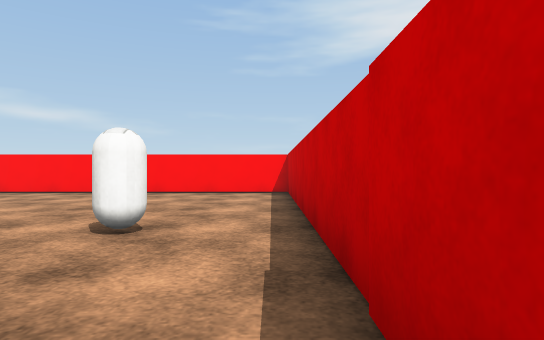
View 1 (above)

20 first-person views from a walk through a 3-D level made in the Unity game engine. The camera is 0.62 m above the floor, looks level and sees 75° across. The floor is counted in squares, 1 m on a side. Each view is taken from the middle of a square. On the plan, view 1 faces up. The plan holds only what a view shows up to about 10 squares ahead; the rest is blank. The player character is not drawn. Surface patterns are stand-ins for the level's own textures.

View 2
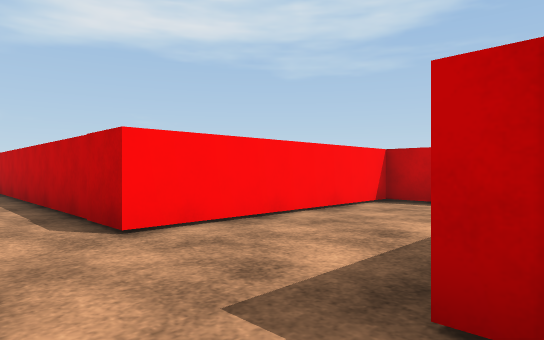

View 3
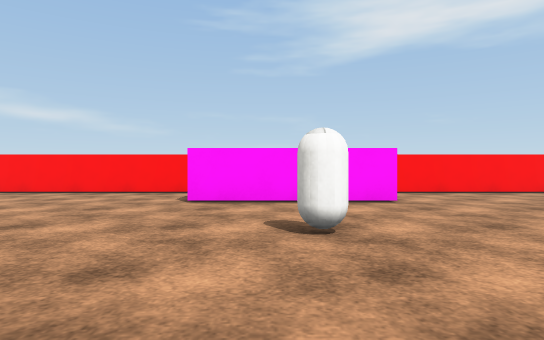

View 4
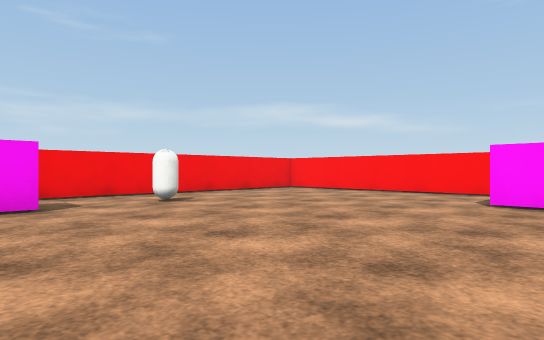

View 5
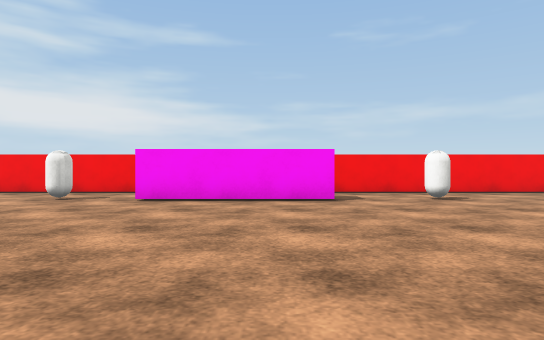

View 6
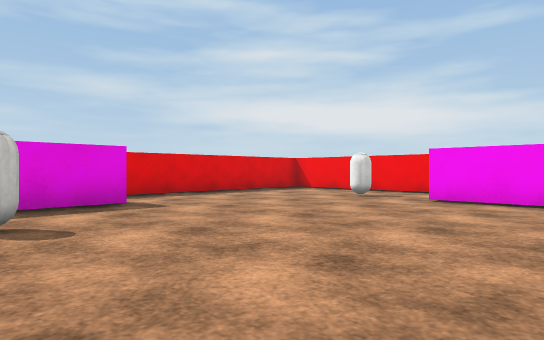

View 7
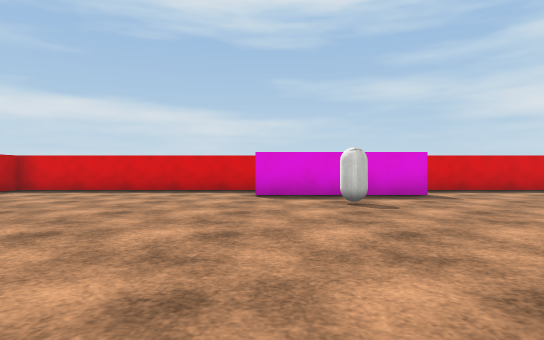

View 8
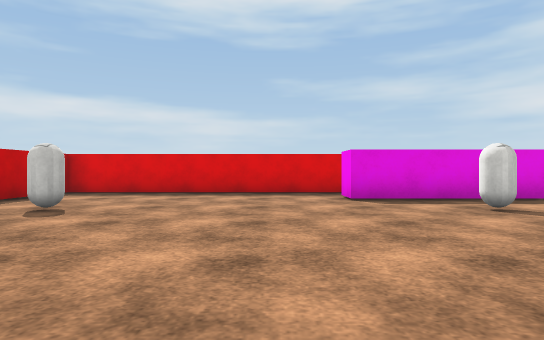

View 9
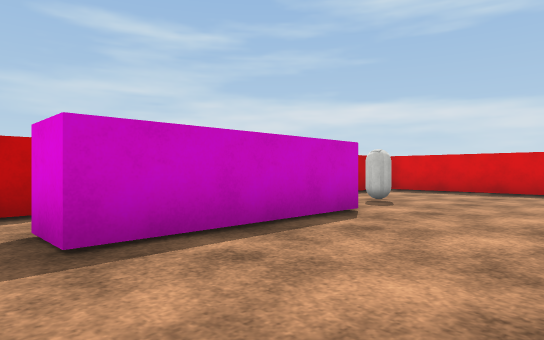

View 10
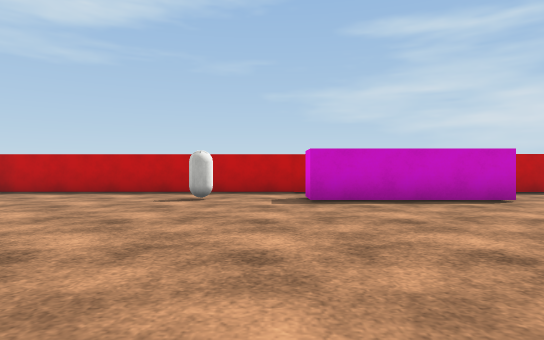

View 11
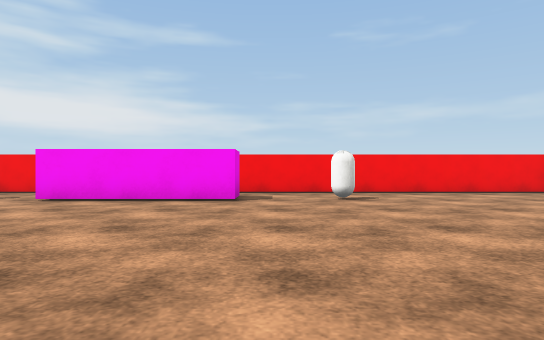

View 12
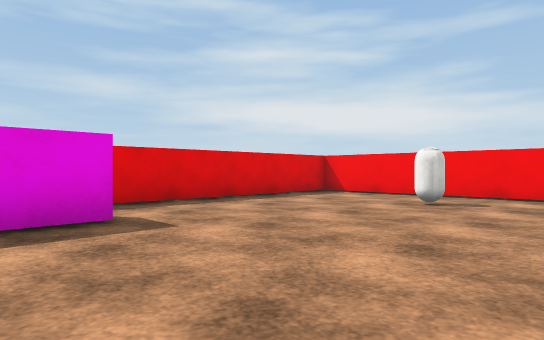

View 13
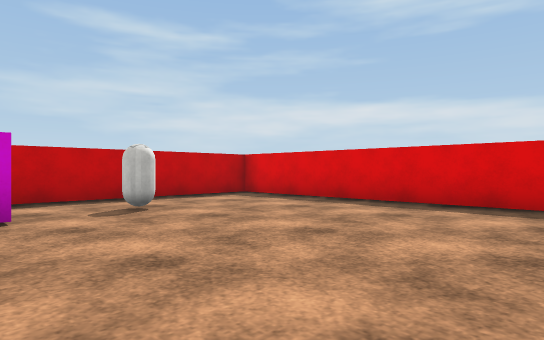

View 14
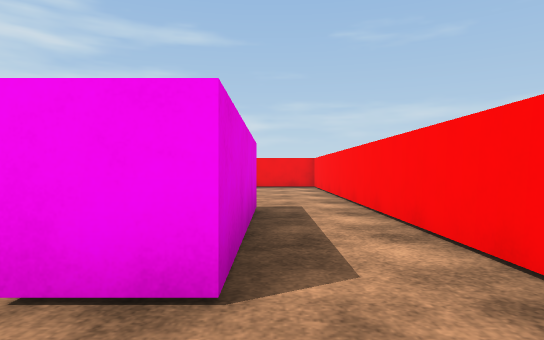

View 15
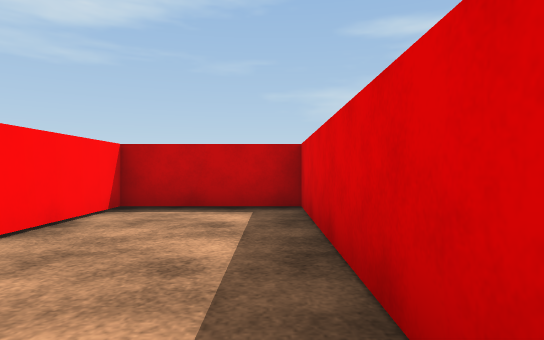

View 16
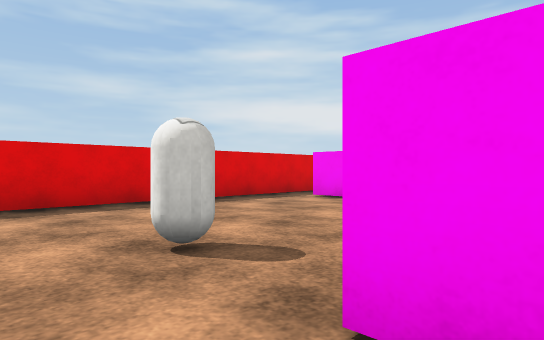

View 17
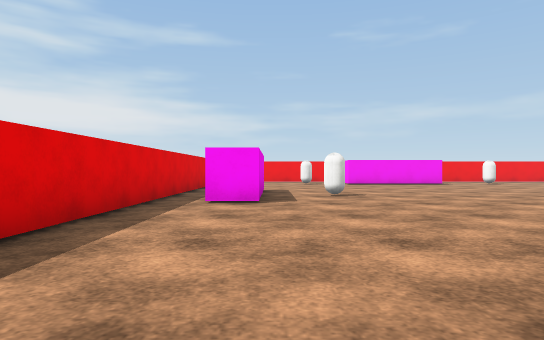

View 18
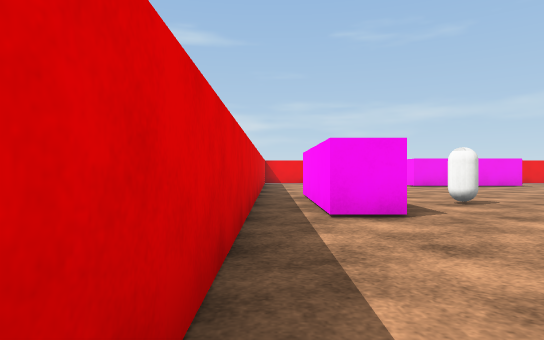

View 19
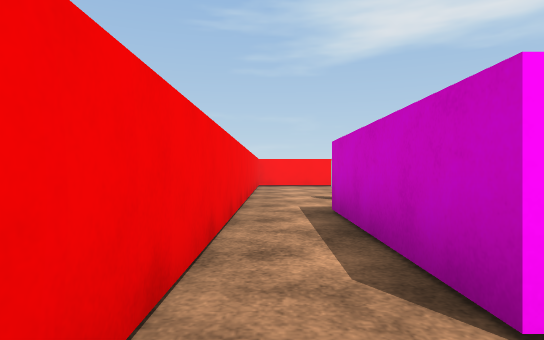

View 20
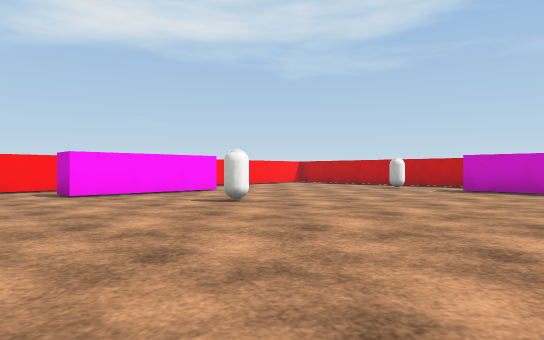

### Floor plan
Points are (right, up) in squares from view 1. A wall is a line through its corners. A room is listed if a view was taken in it or the views show most of it. See-through windows are left out.
Room 1 (views 1, 15, 16)
walls: (0.4, -2.5) (5.7, -2.5) (5.7, 0.4) (0.4, 0.4); (-1.1, -2.1) (-1.1, -2.8)
ways out: opening at (0, -3) to room 2; opening at (0, 1) to room 2
Room 2 (views 2, 3, 4, 5, 6, 7, 8, 9, 10, 11, 12, 13, 14, 17, 18, 19, 20)
walls: (-10.6, 6.8) (-10.6, 7.8) (-6.6, 7.8) (-6.6, 6.8) (-10.6, 6.8); (-10.6, -6.2) (-6.6, -6.2) (-6.6, -7.2) (-10.6, -7.2); (-2.1, -2.8) (-2.1, 1.3) (-1.1, 1.3); (-16.1, -2.8) (-16.1, 1.3) (-15.1, 1.3) (-15.1, -2.8); (0.4, 0.4) (0.4, 9.2); (-17.5, 9.4) (-17.5, -7.6); (-16.9, -8.3) (0.4, -8.3) (0.4, -2.5); (0.5, 9.5) (-16.4, 9.5)
ways out: opening at (0, -3) to room 1; opening at (0, 1) to room 1
objects: capsule (-16, -5); capsule (-16, 3); capsule (-9, -5); capsule (-9, 3); capsule (-2, -5); capsule (-2, 3)

Positions as (right, up) in squares from view 1, and headings:
1: (0, 0), facing up
2: (-1, -3), facing up-right
3: (-9, 0), facing up
4: (-9, 0), facing up-left
5: (-8, 0), facing left
6: (-8, 0), facing down-left
7: (-7, 2), facing down
8: (-5, 1), facing down
9: (-5, 2), facing down-right
10: (-9, 2), facing right
11: (-8, 2), facing left
12: (-9, -2), facing down-left
13: (-7, -2), facing down-right
14: (-5, 8), facing left
15: (0, -2), facing right
16: (0, -2), facing down-left
17: (0, -6), facing left
18: (-2, -8), facing left
19: (-17, -4), facing up
20: (-13, -2), facing up-right
